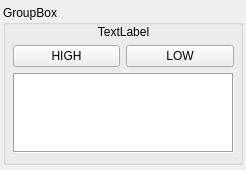
<?xml version="1.0" encoding="UTF-8"?>
<ui version="4.0">
 <class>RelayForm</class>
 <widget class="QWidget" name="RelayForm">
  <property name="geometry">
   <rect>
    <x>0</x>
    <y>0</y>
    <width>246</width>
    <height>170</height>
   </rect>
  </property>
  <property name="sizePolicy">
   <sizepolicy hsizetype="Minimum" vsizetype="Minimum">
    <horstretch>0</horstretch>
    <verstretch>0</verstretch>
   </sizepolicy>
  </property>
  <property name="minimumSize">
   <size>
    <width>246</width>
    <height>170</height>
   </size>
  </property>
  <property name="windowTitle">
   <string>Form</string>
  </property>
  <widget class="QGroupBox" name="groupBoxRelay">
   <property name="geometry">
    <rect>
     <x>3</x>
     <y>5</y>
     <width>240</width>
     <height>160</height>
    </rect>
   </property>
   <property name="sizePolicy">
    <sizepolicy hsizetype="Preferred" vsizetype="Preferred">
     <horstretch>0</horstretch>
     <verstretch>0</verstretch>
    </sizepolicy>
   </property>
   <property name="minimumSize">
    <size>
     <width>240</width>
     <height>160</height>
    </size>
   </property>
   <property name="title">
    <string>GroupBox</string>
   </property>
   <widget class="QWidget" name="gridLayoutWidget">
    <property name="geometry">
     <rect>
      <x>10</x>
      <y>20</y>
      <width>221</width>
      <height>131</height>
     </rect>
    </property>
    <layout class="QGridLayout" name="gridLayout">
     <property name="sizeConstraint">
      <enum>QLayout::SetMinimumSize</enum>
     </property>
     <property name="leftMargin">
      <number>0</number>
     </property>
     <property name="topMargin">
      <number>0</number>
     </property>
     <property name="rightMargin">
      <number>0</number>
     </property>
     <property name="bottomMargin">
      <number>3</number>
     </property>
     <property name="spacing">
      <number>6</number>
     </property>
     <item row="1" column="1">
      <widget class="QPushButton" name="pushButtonLow">
       <property name="text">
        <string>LOW</string>
       </property>
      </widget>
     </item>
     <item row="0" column="0" colspan="2">
      <widget class="QLabel" name="label">
       <property name="text">
        <string>TextLabel</string>
       </property>
       <property name="alignment">
        <set>Qt::AlignCenter</set>
       </property>
      </widget>
     </item>
     <item row="1" column="0">
      <widget class="QPushButton" name="pushButtonHigh">
       <property name="text">
        <string>HIGH</string>
       </property>
      </widget>
     </item>
     <item row="2" column="0" colspan="2">
      <widget class="QPlainTextEdit" name="plainTextEdit">
       <property name="frameShape">
        <enum>QFrame::Box</enum>
       </property>
      </widget>
     </item>
    </layout>
   </widget>
  </widget>
 </widget>
 <resources/>
 <connections/>
</ui>
